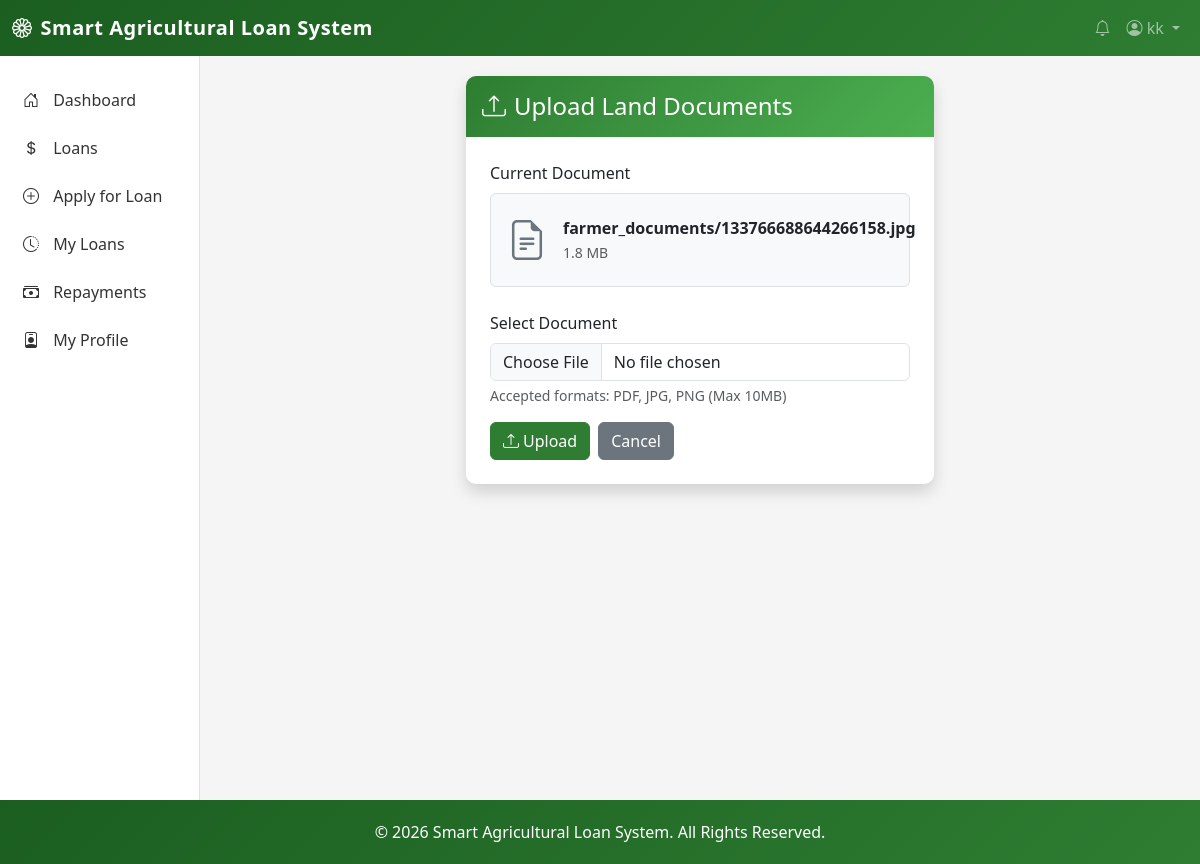
Screenshot of /farmer/upload/document/ (signed in) with the database file from the repository.
### loan_app/models.py (models this page shows, shortened)
class User(AbstractUser):
    ROLE_CHOICES = [
        ("Farmer", "Farmer"),
        ("Bank Officer", "Bank Officer"),
        ("Admin", "Admin"),
    ]
    role = models.CharField(max_length=20, choices=ROLE_CHOICES, default="Farmer")
    phone_number = models.CharField(max_length=20, blank=True)
    profile_picture = models.ImageField(
        upload_to="profile_pictures/", blank=True, null=True
    )
    is_verified = models.BooleanField(default=False)
    nid_card_front = models.FileField(
        upload_to="nid_cards/",
        blank=True,
        null=True,
        help_text="Upload NID card front side",
    )
    nid_card_back = models.FileField(
        upload_to="nid_cards/",
        blank=True,
        null=True,
        help_text="Upload NID card back side",
    )
    nid_verified = models.BooleanField(
        default=False, help_text="Whether NID has been verified by bank officer"
    )
    nid_verified_by = models.ForeignKey(
        "self",
        on_delete=models.SET_NULL,
        null=True,
        blank=True,
        related_name="nid_verifications",
    )
    nid_verified_at = models.DateTimeField(null=True, blank=True)

class FarmerProfile(models.Model):
    CROP_TYPE_CHOICES = [
        ("Rice", "Rice"),
        ("Wheat", "Wheat"),
        ("Corn", "Corn"),
        ("Cotton", "Cotton"),
        ("Soybean", "Soybean"),
        ("Sugarcane", "Sugarcane"),
        ("Vegetables", "Vegetables"),
        ("Fruits", "Fruits"),
        ("Other", "Other"),
    ]
    user = models.OneToOneField(
        User, on_delete=models.CASCADE, related_name="farmer_profile"
    )
    land_size = models.DecimalField(
        max_digits=10, decimal_places=2, help_text="Land size in acres"
    )
    crop_type = models.CharField(max_length=50, choices=CROP_TYPE_CHOICES)
    location = models.CharField(max_length=255, help_text="Farm location/address")
    annual_income = models.DecimalField(
        max_digits=12, decimal_places=2, help_text="Annual income in BDT"
    )
    land_documents = models.FileField(
        upload_to="farmer_documents/", blank=True, null=True
    )
    created_at = models.DateTimeField(auto_now_add=True)
    updated_at = models.DateTimeField(auto_now=True)

### loan_app/views.py (the view, shortened to what this page needs)
# urls.py: path("farmer/upload/document/", views.upload_document, name="upload_document"),
@login_required
def upload_document(request):
    if not hasattr(request.user, "farmer_profile"):
        messages.warning(request, "Please complete your farmer profile first.")
        return redirect("farmer_profile_create")
    profile = request.user.farmer_profile
    return render(request, "farmer/upload_document.html", {"profile": profile})

### templates/farmer/upload_document.html (shortened to what this page needs)
{% extends 'base.html' %}
{% block content %}
<div class="row">
    <div class="col-md-6 mx-auto">
        <div class="card shadow">
            <div class="card-header py-3">
                <h4 class="mb-0"><i class="bi bi-upload me-2"></i>Upload Land Documents</h4>
            </div>
            <div class="card-body p-4">
                {% if profile.land_documents %}
                <div class="mb-4">
                    <label class="form-label">Current Document</label>
                    <div class="border rounded p-3 bg-light">
                        <div class="d-flex align-items-center">
                            <i class="bi bi-file-earmark-text fs-1 text-secondary me-3"></i>
                            <div>
                                <strong>{{ profile.land_documents.name }}</strong>
                                <br>
                                <small class="text-muted">{{ profile.land_documents.size|filesizeformat }}</small>
                            </div>
                        </div>
                    </div>
                </div>
                {% endif %}
                <form method="post" enctype="multipart/form-data">
                    <div class="mb-3">
                        <label for="id_land_documents" class="form-label">Select Document</label>
                        <input type="file" name="land_documents" id="id_land_documents"
                               class="form-control" accept=".pdf,.jpg,.jpeg,.png" required>
                        <div class="form-text">Accepted formats: PDF, JPG, PNG (Max 10MB)</div>
                    </div>
                    <div class="d-flex gap-2">
                        <button type="submit" class="btn btn-primary">
                            <i class="bi bi-upload me-1"></i>Upload
                        </button>
                        <a href="{% url 'farmer_profile' %}" class="btn btn-secondary">Cancel</a>
                    </div>
                </form>
            </div>
        </div>
    </div>
</div>
{% endblock %}

### templates/base.html (shortened to what this page needs)
<!DOCTYPE html>
<html lang="en">
<head>
    <link href="https://cdn.jsdelivr.net/npm/bootstrap@5.3.2/dist/css/bootstrap.min.css" rel="stylesheet">
    <link rel="stylesheet" href="https://cdn.jsdelivr.net/npm/bootstrap-icons@1.11.1/font/bootstrap-icons.css">
</head>
<body>
    <nav class="navbar navbar-expand-lg navbar-dark">
        <div class="container-fluid">
            <a class="navbar-brand" href="/">
                <i class="bi bi-flower1 me-2"></i>Smart Agricultural Loan System
            </a>
            <div class="collapse navbar-collapse" id="navbarNav">
                <ul class="navbar-nav ms-auto">
                    <li class="nav-item">
                        <a class="nav-link" href="#"><i class="bi bi-bell"></i></a>
                    </li>
                    <li class="nav-item dropdown">
                        <a class="nav-link dropdown-toggle" href="#" role="button" data-bs-toggle="dropdown">
                            {% if user.profile_picture %}
                                <img src="{{ user.profile_picture.url }}" class="rounded-circle me-1" style="width: 25px; height: 25px; object-fit: cover;">
                            {% else %}
                                <i class="bi bi-person-circle"></i>
                            {% endif %}
                            {{ user.username }}
                        </a>
                    </li>
                </ul>
            </div>
        </div>
    </nav>
    <div class="container-fluid">
        <div class="row">
            <div class="col-md-2 sidebar">
                <ul class="nav flex-column">
                    <li class="nav-item">
                        <a class="nav-link" href="{% url 'dashboard' %}">
                            <i class="bi bi-house-door"></i> Dashboard
                        </a>
                    </li>
                    {% if user.role == 'Farmer' %}
                    <li class="nav-item">
                        <a class="nav-link" href="{% url 'loan_list' %}">
                            <i class="bi bi-currency-dollar"></i> Loans
                        </a>
                    </li>
                    <li class="nav-item">
                        <a class="nav-link" href="{% url 'loan_apply' %}">
                            <i class="bi bi-plus-circle"></i> Apply for Loan
                        </a>
                    </li>
                    <li class="nav-item">
                        <a class="nav-link" href="{% url 'loan_history' %}">
                            <i class="bi bi-clock-history"></i> My Loans
                        </a>
                    </li>
                    <li class="nav-item">
                        <a class="nav-link" href="{% url 'repayment_history' %}">
                            <i class="bi bi-cash-stack"></i> Repayments
                        </a>
                    </li>
                    <li class="nav-item">
                        <a class="nav-link" href="{% url 'farmer_profile' %}">
                            <i class="bi bi-person-badge"></i> My Profile
                        </a>
                    </li>
                    {% endif %}
                </ul>
            </div>
            <div class="col-md-10 content-wrapper">
                {% block content %}{% endblock %}
            </div>
        </div>
    </div>
    <footer class="footer text-center">
        <div class="container">
            <p class="mb-0">&copy; 2026 Smart Agricultural Loan System. All Rights Reserved.</p>
        </div>
    </footer>
</body>
</html>

### templates/base.html (style rules this page uses)
:root { --agri-green: #2e7d32; --agri-green-light: #4caf50; --agri-green-dark: #1b5e20; --agri-light: #e8f5e9; }
body { background-color: #f5f5f5; min-height: 100vh; display: flex; flex-direction: column; }
.navbar { background: linear-gradient(135deg, var(--agri-green-dark), var(--agri-green)); }
.sidebar { background: white; min-height: calc(100vh - 56px); border-right: 1px solid #dee2e6; padding: 20px 0; }
.sidebar .nav-link { color: #333; padding: 12px 20px; border-left: 3px solid transparent; transition: all 0.3s; }
.sidebar .nav-link i { margin-right: 10px; }
.content-wrapper { flex: 1; padding: 20px; }
.card { border: none; border-radius: 10px; box-shadow: 0 2px 10px rgba(0,0,0,0.08); }
.card-header { background: linear-gradient(135deg, var(--agri-green), var(--agri-green-light)); color: white; border-radius: 10px 10px 0 0 !important; border: none; }
.btn-primary { background-color: var(--agri-green); border-color: var(--agri-green); }
.footer { background: linear-gradient(135deg, var(--agri-green-dark), var(--agri-green)); color: white; padding: 20px 0; margin-top: auto; }
.navbar-brand { font-weight: 600; letter-spacing: 0.5px; }

### rows the page displays
User: username "kk"
FarmerProfile: land_documents.name "farmer_documents/133766688644266158.jpg", land_documents.size|filesizeformat "1.8 MB"
